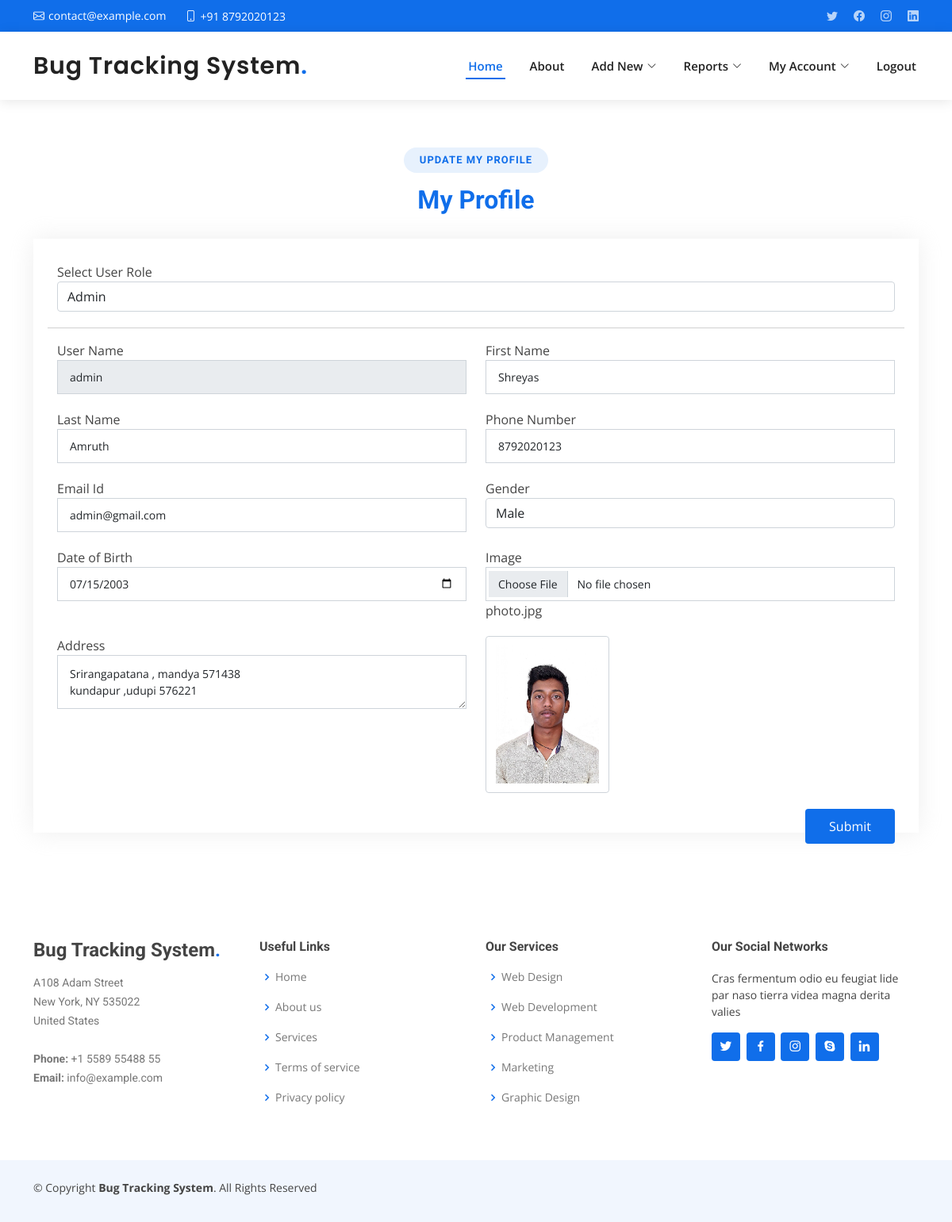
The app's page /profile (signed in) with its own data.
### bugapp/models.py (models this page shows, shortened)
class UserProfile(models.Model):
    user = models.ForeignKey(User, on_delete=models.CASCADE, null=True, blank=True)
    userrole = models.IntegerField(choices=USERROLE, null=True, blank=True, default=0)
    contact = models.CharField(max_length=100, null=True, blank=True)
    department = models.CharField(max_length=100, null=True, blank=True)
    address = models.CharField(max_length=100, null=True, blank=True)
    gender = models.CharField(max_length=100, null=True, blank=True)
    dob = models.DateField(null=True, blank=True)
    file = models.FileField(null=True, blank=True)

### bugapp/views.py (the view, shortened to what this page needs)
# urls.py: path('profile', profile, name='profile'),
def profile(request):
    data = UserProfile.objects.get(user=request.user)
    return render(request, 'profile.html', {'data': data, 'userrole': USERROLE})

### bugapp/templates/profile.html (shortened to what this page needs)
{% extends 'index.html' %}
{% load static %}
{% block body %}
<main id="main">
    <section id="login" class="contact">
      <div class="container" data-aos="fade-up">
        <div class="section-title">
          <h2>Update My Profile</h2>
          <h3><span>My Profile</span></h3>
        </div>
        <div class="row" data-aos="fade-up" data-aos-delay="100">
          <div class="col-6-lg-12">
            <form action="" method="post" role="form" class="php-email-form" enctype="multipart/form-data">
              <div class="row">
                <div class="form-group">
                  <label>Select User Role</label>
                  <select name="userrole" class="form-control" id="userrole" required>
                        {% for i in userrole %}
                        <option value="{{i.0}}" {% if data.userrole == i.0 %}selected{% endif %}>{{i.1}}</option>
                        {% endfor %}
                  </select>
               </div>
                  <hr>
                <div class="form-group col-6">
                  <label>User Name</label>
                  <input type="text" name="user_name" class="form-control" id="user_name" value="{{data.user.username}}" readonly placeholder="User Name" required>
                </div>
                <div class="form-group col-6">
                    <label>First Name</label>
                  <input type="text" class="form-control" name="first_name" value="{{data.user.first_name}}" id="first_name" placeholder="First Name" required>
                </div>
                <div class="form-group col-6">
                  <label>Last Name</label>
                  <input type="text" class="form-control" name="last_name"  value="{{data.user.last_name}}" id="last_name" placeholder="Last Name" required>
                </div>
                <div class="form-group col-6">
                  <label>Phone Number</label>
                  <input type="text" class="form-control" name="phone_number" id="phone_number" value="{{data.contact}}" placeholder="Phone number" required>
                </div>
                <div class="form-group col-6">
                  <label>Email Id</label>
                  <input type="email" class="form-control" name="email" id="email" value="{{data.user.email}}" placeholder="Email Id" required>
                </div>
               <div class="form-group col-6">
                  <label>Gender</label>
                  <select name="gender" class="form-control" id="gender" required>
                        <option value="Male" {% if data.gender == "Male" %}selected{% endif %}>Male</option>
                  </select>
               </div>
                <div class="form-group col-6">
                  <label>Date of Birth</label>
                  <input type="date" class="form-control" name="dob" id="dob" value="{{data.dob|date:'Y-m-d'}}" placeholder="Date of Birth" required>
                </div>
                <div class="form-group col-6">
                  <label>Image</label>
                  <input type="file" class="form-control" name="file" id="file"  placeholder="Choose file">
                    <span>{{data.file}}</span>
                </div>
              <div class="form-group col-6">
                  <label>Address</label>
                  <textarea type="text" class="form-control" name="address" id="address" placeholder="Address" required>{{data.address}}</textarea>
              </div>
              <div class="form-group col-2">
                  <img src="{% if data.file %} {{data.file.url}} {% endif %}" class="form-control">
              </div>
              </div>
              <div class="text-center"><button class="pull-right" type="submit">Submit</button></div>
            </form>
          </div>
        </div>
      </div>
    </section>
  </main>
{% endblock %}

### bugapp/static/assets/css/style.css (style rules this page uses)
body { font-family: "Open Sans", sans-serif; color: #444444; }
h1, h2, h3, h4, h5, h6 { font-family: "Roboto", sans-serif; }
section { padding: 60px 0; overflow: hidden; }
.section-title { text-align: center; padding-bottom: 30px; }
.section-title h2 { font-size: 13px; letter-spacing: 1px; font-weight: 700; padding: 8px 20px; margin: 0; background: #e7f1fd; color: #106eea; display: inline-block; text-transform: uppercase; border-radius: 50px; }
.section-title h3 { margin: 15px 0 0 0; font-size: 32px; font-weight: 700; }
.section-title h3 span { color: #106eea; }
.contact .php-email-form { box-shadow: 0 0 30px rgba(214, 215, 216, 0.4); padding: 30px; }
.contact .php-email-form .form-group { margin-bottom: 20px; }
.contact .php-email-form input, .contact .php-email-form textarea { border-radius: 0; box-shadow: none; font-size: 14px; }
.contact .php-email-form input { padding: 10px 15px; }
.contact .php-email-form textarea { padding: 12px 15px; }
.contact .php-email-form button[type=submit] { background: #106eea; border: 0; padding: 10px 30px; color: #fff; transition: 0.4s; border-radius: 4px; }

### records on screen
UserProfile: userrole "Admin", user_name "admin", first_name "Shreyas", last_name "Amruth", phone_number "8792020123", email "admin@gmail.com", gender "Male", dob "07/15/2003", file "photo.jpg", address "Srirangapatana , mandya 571438 kundapur ,udupi 576221", file (picture)
